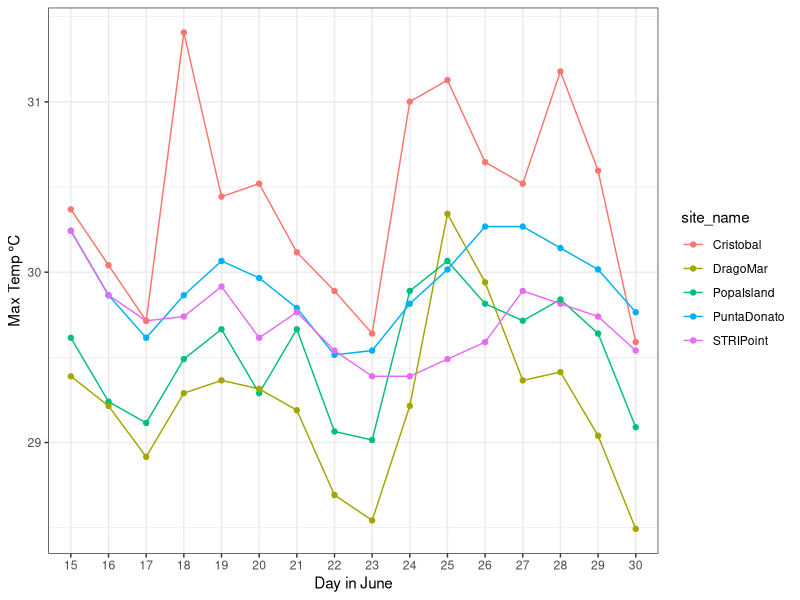

Write R code to recreate this figure.
# setwd("~/Desktop/andreas18ssequencing/")

# Load libraries
library(tidyverse)
library(stringr)

# Load data
temp_data <- read.csv("minmeanmax_tempdata.csv")

# Reformate date
temp_data <- temp_data %>% separate(date, c("month", "day", "year"), "/")
head(temp_data)

summary(temp_data)

# Add site names
temp_data <- temp_data %>% mutate(site_name = ifelse(site_number=="IR1", "PuntaDonato", ifelse(site_number == "IR2", "STRIPoint", ifelse(site_number== "IR3", "Cristobal", ifelse(site_number=="OR3", "PopaIsland", "DragoMar")))))

temp_data$site_name <- as.factor(temp_data$site_name)

summary(temp_data)
  
# Subset data for just June 2015
sub <- temp_data %>% filter(month=="6" & year=="15")

# Plot temp over time
ggplot(sub, aes(x = day, y = Max, group = site_name, color = site_name)) +
  labs(x = "Day in June", y = "Max Temp °C")+
  geom_line()+
  geom_point()+
  theme_bw()
